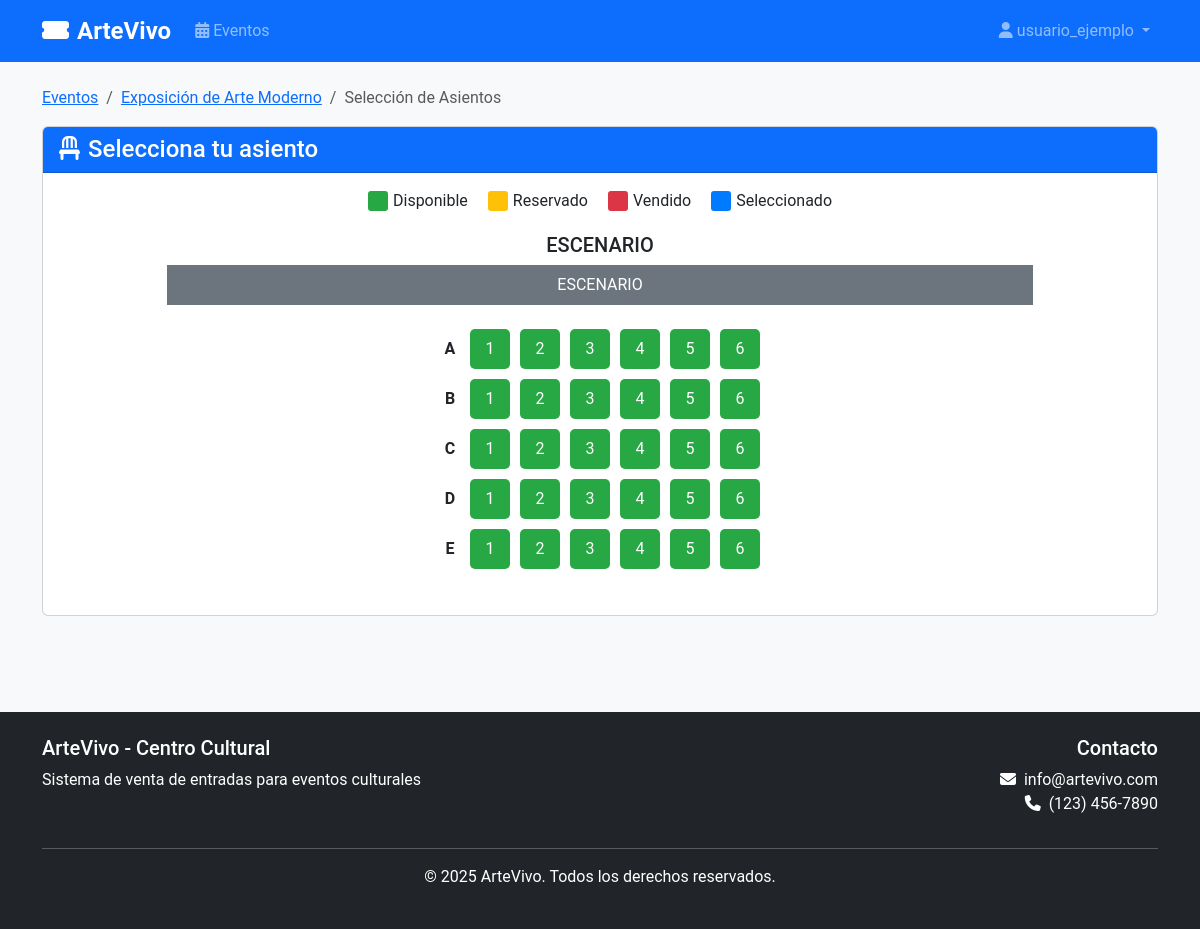
Screenshot of /eventos/4/asientos (signed in) with the database file from the repository.
### app/models/usuario.py (models this page shows, shortened)
class Usuario(UserMixin, db.Model):
    __tablename__ = 'usuarios'
    id = db.Column(db.Integer, primary_key=True)
    nombre_usuario = db.Column(db.String(64), unique=True, index=True)
    correo = db.Column(db.String(120), unique=True, index=True)
    password_hash = db.Column(db.String(128))
    ventas = db.relationship('Venta', backref='comprador', lazy='dynamic')
    @property
    def password(self):
        raise AttributeError('password no es un atributo legible')

### app/models/evento.py (models this page shows, shortened)
class Evento(db.Model):
    __tablename__ = 'eventos'
    id = db.Column(db.Integer, primary_key=True)
    nombre = db.Column(db.String(255), nullable=False)
    descripcion = db.Column(db.Text, nullable=False)
    fecha = db.Column(db.Date, nullable=False)
    hora = db.Column(db.Time, nullable=False)
    lugar = db.Column(db.String(255), nullable=False)
    imagen = db.Column(db.String(255), nullable=True)  # URL o ruta a la imagen del evento
    capacidad = db.Column(db.Integer, default=30)  # Capacidad total del evento (30 asientos por defecto)
    asientos = db.relationship('Asiento', backref='evento', lazy='dynamic', cascade='all, delete-orphan')
    ventas = db.relationship('Venta', backref='evento_relacionado', lazy='dynamic')

### app/models/asiento.py (models this page shows, shortened)
class Asiento(db.Model):
    __tablename__ = 'asientos'
    id = db.Column(db.Integer, primary_key=True)
    evento_id = db.Column(db.Integer, db.ForeignKey('eventos.id'), nullable=False)
    fila = db.Column(db.String(10), nullable=False)
    numero_asiento = db.Column(db.Integer, nullable=False)
    estado = db.Column(db.String(20), default='disponible')  # disponible, reservado, vendido
    precio = db.Column(db.Float, nullable=False, default=0.0)
    posicion_x = db.Column(db.Integer, nullable=False)  # Posición X en el diagrama (columna)
    posicion_y = db.Column(db.Integer, nullable=False)  # Posición Y en el diagrama (fila)
    tipo = db.Column(db.String(20), default='normal')  # normal, vip, discapacitados, etc.
    ventas = db.relationship('Venta', backref='asiento_relacionado', lazy='dynamic')

### app/routes/eventos.py (the view)
@eventos_bp.route('/<int:evento_id>/asientos')
@login_required
@swag_from({
    'tags': ['Eventos'],
    'summary': 'Selección de asientos',
    'description': 'Muestra la interfaz para seleccionar asientos para un evento',
    'parameters': [
        {
            'name': 'evento_id',
            'in': 'path',
            'type': 'integer',
            'required': True,
            'description': 'ID del evento'
        }
    ],
    'responses': {
        '200': {
            'description': 'Interfaz de selección de asientos'
        },
        '404': {
            'description': 'Evento no encontrado'
        }
    }
})
def asientos(evento_id):
    evento = Evento.query.get_or_404(evento_id)
    asientos = Asiento.query.filter_by(evento_id=evento_id).all()
    asientos_por_fila = {}
    for asiento in asientos:
        if asiento.fila not in asientos_por_fila:
            asientos_por_fila[asiento.fila] = []
        asientos_por_fila[asiento.fila].append(asiento)
    for fila in asientos_por_fila:
        asientos_por_fila[fila] = sorted(asientos_por_fila[fila], key=lambda x: x.numero_asiento)
    filas_ordenadas = sorted(asientos_por_fila.keys())
    return render_template('eventos/asientos.html',
                           evento=evento,
                           asientos_por_fila=asientos_por_fila,
                           filas_ordenadas=filas_ordenadas)

### app/models/usuario.py (called while the page is built)
@login_manager.user_loader
def load_user(user_id):
    return Usuario.query.get(int(user_id))

### app/templates/eventos/asientos.html (shortened to what this page needs)
{% extends "base.html" %}
{% block content %}
<nav aria-label="breadcrumb">
    <ol class="breadcrumb">
        <li class="breadcrumb-item"><a href="{{ url_for('eventos.lista') }}">Eventos</a></li>
        <li class="breadcrumb-item"><a href="{{ url_for('eventos.detalle', evento_id=evento.id) }}">{{ evento.nombre }}</a></li>
        <li class="breadcrumb-item active">Selección de Asientos</li>
    </ol>
</nav>
<div class="card mb-4">
    <div class="card-header bg-primary text-white">
        <h4 class="mb-0"><i class="fas fa-chair me-2"></i>Selecciona tu asiento</h4>
    </div>
    <div class="card-body">
        <div class="legend">
            <div class="legend-item">
                <div class="legend-color" style="background-color: #28a745;"></div>
                <span>Disponible</span>
            </div>
            <div class="legend-item">
                <div class="legend-color" style="background-color: #ffc107;"></div>
                <span>Reservado</span>
            </div>
            <div class="legend-item">
                <div class="legend-color" style="background-color: #dc3545;"></div>
                <span>Vendido</span>
            </div>
            <div class="legend-item">
                <div class="legend-color" style="background-color: #007bff;"></div>
                <span>Seleccionado</span>
            </div>
        </div>
        <div class="text-center mb-4">
            <h5>ESCENARIO</h5>
            <div class="bg-secondary text-white py-2 mb-4" style="width: 80%; margin: 0 auto;">
                ESCENARIO
            </div>
        </div>
        <div class="seat-map">
            {% for fila in filas_ordenadas %}
            <div class="seat-row">
                <div class="row-label">{{ fila }}</div>
                {% for asiento in asientos_por_fila[fila] %}
                <div class="seat {{ asiento.estado }}"
                     data-id="{{ asiento.id }}"
                     data-fila="{{ asiento.fila }}"
                     data-numero="{{ asiento.numero_asiento }}"
                     data-precio="{{ asiento.precio }}"
                     data-estado="{{ asiento.estado }}">
                    {{ asiento.numero_asiento }}
                </div>
                {% endfor %}
            </div>
            {% endfor %}
        </div>
    </div>
</div>
{% endblock %}

### app/templates/base.html (shortened to what this page needs)
<!DOCTYPE html>
<html lang="es">
  <head>
    <link
      href="https://cdn.jsdelivr.net/npm/bootstrap@5.3.0/dist/css/bootstrap.min.css"
      rel="stylesheet"
    />
    <link
      rel="stylesheet"
      href="https://cdnjs.cloudflare.com/ajax/libs/font-awesome/6.4.0/css/all.min.css"
    />
    <link
      rel="stylesheet"
      href="{{ url_for('static', filename='css/styles.css') }}"
    />
  </head>
  <body>
    <nav class="navbar navbar-expand-lg navbar-dark bg-primary">
      <div class="container">
        <a class="navbar-brand" href="/">
          <i class="fas fa-ticket-alt me-2"></i>ArteVivo
        </a>
        <div class="collapse navbar-collapse" id="navbarNav">
          <ul class="navbar-nav me-auto">
            <li class="nav-item">
              <a class="nav-link" href="{{ url_for('eventos.lista') }}">
                <i class="fas fa-calendar-alt me-1"></i>Eventos
              </a>
            </li>
          </ul>
          <ul class="navbar-nav">
            {% if current_user.is_authenticated %}
            <li class="nav-item dropdown">
              <a
                class="nav-link dropdown-toggle"
                href="#"
                id="navbarDropdown"
                role="button"
                data-bs-toggle="dropdown"
              >
                <i class="fas fa-user me-1"></i>{{ current_user.nombre_usuario
                }}
              </a>
            </li>
            {% endif %}
          </ul>
        </div>
      </div>
    </nav>
    <main class="container py-4">
       {% block content %}{% endblock %}
    </main>
    <footer class="bg-dark text-white py-4 mt-5">
      <div class="container">
        <div class="row">
          <div class="col-md-6">
            <h5>ArteVivo - Centro Cultural</h5>
            <p>Sistema de venta de entradas para eventos culturales</p>
          </div>
          <div class="col-md-6 text-md-end">
            <h5>Contacto</h5>
            <p>
              <i class="fas fa-envelope me-2"></i>info@artevivo.com<br />
              <i class="fas fa-phone me-2"></i>(123) 456-7890
            </p>
          </div>
        </div>
        <hr />
        <div class="text-center">
          <p>&copy; {{ now.year }} ArteVivo. Todos los derechos reservados.</p>
        </div>
      </div>
    </footer>
  </body>
</html>

### app/static/css/styles.css (style rules this page uses)
body { font-family: 'Roboto', sans-serif; color: #333; background-color: #f8f9fa; }
.navbar-brand { font-weight: bold; font-size: 1.5rem; }
footer { margin-top: 2rem; }
.card { transition: transform 0.3s ease, box-shadow 0.3s ease; margin-bottom: 1rem; }
.seat-map { margin: 2rem 0; }

### app/templates/eventos/asientos.html (style rules this page uses)
.seat-map { display: flex; flex-direction: column; align-items: center; margin: 20px 0; }
.row-label { width: 30px; text-align: center; font-weight: bold; }
.seat-row { display: flex; margin-bottom: 10px; align-items: center; }
.seat { width: 40px; height: 40px; margin: 0 5px; display: flex; align-items: center; justify-content: center; border-radius: 5px; cursor: pointer; transition: all 0.3s; }
.seat.disponible { background-color: #28a745; color: white; }
.legend { display: flex; justify-content: center; margin-bottom: 20px; }
.legend-item { display: flex; align-items: center; margin: 0 10px; }
.legend-color { width: 20px; height: 20px; border-radius: 3px; margin-right: 5px; }

### rows the page displays
Usuario: nombre_usuario "usuario_ejemplo"
Evento: nombre "Exposición de Arte Moderno"
Asiento: numero_asiento "1"
Asiento: numero_asiento "2"
Asiento: numero_asiento "3"
Asiento: numero_asiento "4"
Asiento: numero_asiento "5"
Asiento: numero_asiento "6"
Asiento: numero_asiento "1"
Asiento: numero_asiento "2"
Asiento: numero_asiento "3"
Asiento: numero_asiento "4"
Asiento: numero_asiento "5"
Asiento: numero_asiento "6"
Asiento: numero_asiento "1"
Asiento: numero_asiento "2"
Asiento: numero_asiento "3"
Asiento: numero_asiento "4"
Asiento: numero_asiento "5"
Asiento: numero_asiento "6"
Asiento: numero_asiento "1"
Asiento: numero_asiento "2"
Asiento: numero_asiento "3"
Asiento: numero_asiento "4"
Asiento: numero_asiento "5"
Asiento: numero_asiento "6"
Asiento: numero_asiento "1"
Asiento: numero_asiento "2"
Asiento: numero_asiento "3"
Asiento: numero_asiento "4"
Asiento: numero_asiento "5"
Asiento: numero_asiento "6"

### other values shown
{{ fila }} "A" "B" "C" "D" "E"
